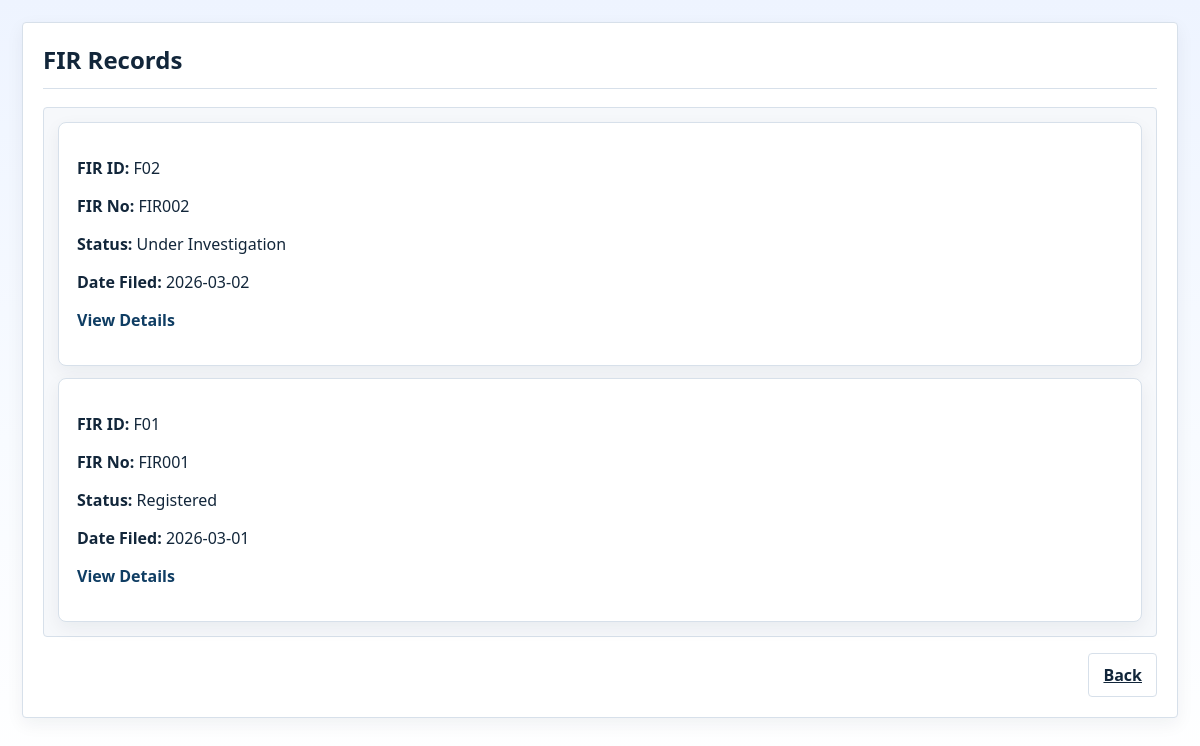
Page /firs (signed in) on the committed database.
### tables this page shows
CREATE TABLE fir (
        fir_id TEXT PRIMARY KEY,
        fir_no TEXT UNIQUE NOT NULL,
        date_filed TEXT NOT NULL,
        time_filed TEXT NOT NULL,
        place_of_occurrence TEXT NOT NULL,
        description TEXT NOT NULL,
        status TEXT NOT NULL DEFAULT 'Registered' CHECK (
            status IN ('Registered', 'Under Investigation', 'Pending Review', 'Rejected', 'Closed')
        ),
        complainant_id TEXT NOT NULL,
        officer_id TEXT NOT NULL,
        station_id TEXT NOT NULL,
        FOREIGN KEY (complainant_id) REFERENCES complainant(complainant_id),
        FOREIGN KEY (officer_id) REFERENCES officer(officer_id),
        FOREIGN KEY (station_id) REFERENCES police_station(station_id)
    );

### app.py (the view)
@app.route('/firs')
def view_fir():
    if session.get('role') != 'admin':
        abort(403)
    stationId = session.get('stationId')
    firs = backend.get_all_firs(stationId)
    return render_template('view_firs.html', firs=firs)

### backend.py (called while the page is built, shortened)
def get_all_firs(stationId):
    if stationId:
        return database.fetch_all(
            """
            SELECT fir_id, fir_no, date_filed, time_filed, place_of_occurrence, description, status,
                   complainant_id, officer_id, station_id
            FROM fir
            WHERE station_id = ?
            ORDER BY date_filed DESC, time_filed DESC
            """,
            (stationId,),
        )

### database.py (called while the page is built)
def get_connection() -> sqlite3.Connection:
    conn = sqlite3.connect(DB_PATH)
    conn.row_factory = sqlite3.Row
    conn.execute("PRAGMA foreign_keys = ON;")
    return conn

def fetch_all(query: str, params: Iterable[Any] = ()) -> list[dict[str, Any]]:
    with get_connection() as conn:
        rows = conn.execute(query, tuple(params)).fetchall()
    return [dict(row) for row in rows]

### templates/view_firs.html (shortened to what this page needs)
<!doctype html>
<html lang="en">
<head>
  <link rel="stylesheet" href="{{ url_for('static', filename='css/style.css') }}">
</head>
<body>
  <main class="admin-page">
    <div class="admin-container">
      <article class="admin-card">
        <header class="panel-header">
          <h2>FIR Records</h2>
        </header>
        <hr>
        {% if firs %}
          <section class="form-box system-box">
            <div class="form-grid">
              {% for fir in firs %}
                <article class="card-lite">
                  {% if fir is mapping %}
                    <p><strong>FIR ID:</strong> {{ fir.get('fir_id', fir.get('id', 'N/A')) }}</p>
                    <p><strong>FIR No:</strong> {{ fir.get('fir_no', fir.get('title', 'N/A')) }}</p>
                    <p><strong>Status:</strong> {{ fir.get('status', 'N/A') }}</p>
                    <p><strong>Date Filed:</strong> {{ fir.get('date_filed', fir.get('date', 'N/A')) }}</p>
                    {% set route_fir_id = fir.get('fir_id', fir.get('id')) %}
                  {% else %}
                    <p><strong>FIR ID:</strong> {{ fir[0] if fir|length > 0 else 'N/A' }}</p>
                    {% set route_fir_id = fir[0] if fir|length > 0 else None %}
                  {% endif %}
                  {% if route_fir_id %}
                    <p><a class="link" href="{{ url_for('view_fir_details', fir_id=route_fir_id) }}">View Details</a></p>
                  {% endif %}
                </article>
              {% endfor %}
            </div>
          </section>
        {% else %}
          <p class="alert error">No FIR records found.</p>
        {% endif %}
        <div class="form-actions">
          <a class="btn btn-secondary" href="{{ url_for('home') }}">Back</a>
        </div>
      </article>
    </div>
  </main>
</body>
</html>

### static/css/style.css (style rules this page uses)
:root { --bg: #f3f6fb; --card: #ffffff; --text: #12263a; --muted: #5c6f82; --primary: #0f3d63; --primary-hover: #0b2f4d; --secondary: #ffffff; --border: #d7e0ea; --danger: #b42318; --success: #067647; --shadow: 0 10px 24px rgba(18, 38, 58, 0.08); --shadow-soft: 0 6px 18px rgba(18, 38, 58, 0.06); }
* { box-sizing: border-box; }
body { margin: 0; font-family: "Segoe UI", Tahoma, Geneva, Verdana, sans-serif; color: var(--text); background: linear-gradient(180deg, #eef4ff 0%, #f8fbff 55%, #ffffff 100%); min-height: 100vh; }
h2, h3 { margin: 0; }
.btn { display: inline-flex; justify-content: center; align-items: center; gap: 6px; border-radius: 4px; padding: 10px 14px; font: inherit; font-weight: 600; cursor: pointer; border: 1px solid transparent; transition: all 0.2s ease; }
.btn-secondary { background: var(--secondary); color: var(--text); border-color: var(--border); }
.link { color: var(--primary); text-decoration: none; font-weight: 600; }
.form-actions { display: flex; justify-content: flex-end; gap: 10px; flex-wrap: wrap; margin-top: 16px; }
hr { border: 0; border-top: 1px solid var(--border); margin: 12px 0 18px; }
.card-lite { background: #fff; border: 1px solid var(--border); border-radius: 8px; box-shadow: var(--shadow-soft); padding: 18px; }
.panel-header { margin-bottom: 2px; }
.form-box { margin-bottom: 16px; padding: 14px; border: 1px solid var(--border); border-radius: 6px; background: #fff; }
.system-box { background: #f6f8fb; }
.form-grid { display: grid; gap: 12px; }
.admin-page { min-height: 100vh; padding: 22px; }
.admin-container { max-width: 1200px; margin: 0 auto; }
.admin-card { background: #fff; border: 1px solid var(--border); border-radius: 4px; box-shadow: var(--shadow-soft); padding: 20px; }
.admin-page .form-box, .admin-page .btn, .admin-page input, .admin-page select, .admin-page textarea, .admin-page .inline-actions input, .admin-page .quick-action, .admin-page .quick-icon, .admin-page .selection-wrap { border-radius: 4px; }

### rows in the picture
fir: get "F02", get "FIR002", get "Under Investigation", get "2026-03-02"
fir: get "F01", get "FIR001", get "Registered", get "2026-03-01"
